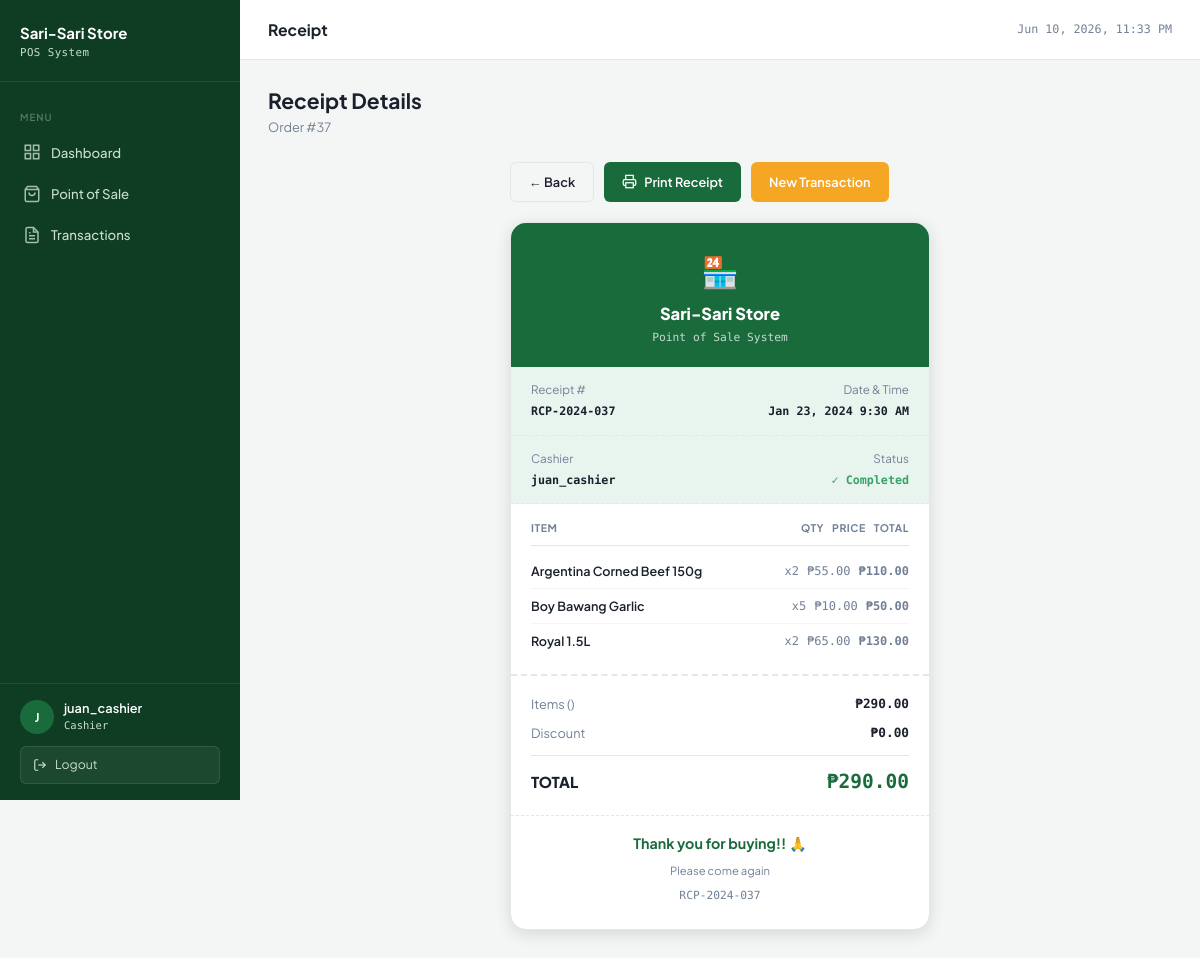
The app's page /cashier/receipt.php?order_id=37 (signed in) with its own data.
### tables this page shows
CREATE TABLE orders (
    order_id     INT AUTO_INCREMENT PRIMARY KEY,
    cashier_id   INT           NOT NULL,
    order_date   DATETIME      DEFAULT CURRENT_TIMESTAMP,
    total_amount DECIMAL(10,2) NOT NULL DEFAULT 0.00,
    status       ENUM('completed', 'cancelled', 'pending') NOT NULL DEFAULT 'pending',
    FOREIGN KEY (cashier_id) REFERENCES users(user_id)
);

CREATE TABLE receipts (
    receipt_id     INT AUTO_INCREMENT PRIMARY KEY,
    order_id       INT         NOT NULL UNIQUE,
    receipt_number VARCHAR(20) NOT NULL UNIQUE,
    issued_at      DATETIME    DEFAULT CURRENT_TIMESTAMP,
    FOREIGN KEY (order_id) REFERENCES orders(order_id)
);

CREATE TABLE users (
    user_id    INT AUTO_INCREMENT PRIMARY KEY,
    username   VARCHAR(50)  NOT NULL UNIQUE,
    password   VARCHAR(255) NOT NULL,
    role       ENUM('manager', 'cashier') NOT NULL,
    created_at DATETIME DEFAULT CURRENT_TIMESTAMP
);

CREATE TABLE order_items (
    item_id    INT AUTO_INCREMENT PRIMARY KEY,
    order_id   INT           NOT NULL,
    product_id INT           NOT NULL,
    quantity   INT           NOT NULL CHECK (quantity > 0),
    unit_price DECIMAL(10,2) NOT NULL,
    subtotal   DECIMAL(10,2) GENERATED ALWAYS AS (quantity * unit_price) STORED,
    FOREIGN KEY (order_id)   REFERENCES orders(order_id),
    FOREIGN KEY (product_id) REFERENCES products(product_id)
);

CREATE TABLE products (
    product_id  INT AUTO_INCREMENT PRIMARY KEY,
    name        VARCHAR(100)   NOT NULL,
    category_id INT            NOT NULL,
    price       DECIMAL(10,2)  NOT NULL CHECK (price >= 0),
    stock       INT            NOT NULL DEFAULT 0,
    created_at  DATETIME       DEFAULT CURRENT_TIMESTAMP,
    FOREIGN KEY (category_id) REFERENCES categories(category_id)
);

### cashier/receipt.php (the view, shortened to what this page needs)
<?php
$user     = getCurrentUser();
$db       = getDB();
$order_id = (int)($_GET['order_id'] ?? 0);
$stmt = $db->prepare("
    SELECT o.order_id, o.order_date, o.total_amount, o.status,
           u.username AS cashier_name,
           r.receipt_number, r.issued_at
    FROM orders o
    JOIN users    u ON o.cashier_id = u.user_id
    JOIN receipts r ON o.order_id   = r.order_id
    WHERE o.order_id = ?
      AND o.cashier_id = ?
    LIMIT 1
");
$stmt->execute([$order_id, $user['user_id']]);
$order = $stmt->fetch();
$stmt = $db->prepare("
    SELECT p.name, oi.quantity, oi.unit_price, oi.subtotal
    FROM order_items oi
    JOIN products p ON oi.product_id = p.product_id
    WHERE oi.order_id = ?
    ORDER BY p.name
");
$stmt->execute([$order_id]);
$items = $stmt->fetchAll();
?>
<!DOCTYPE html>
<html lang="en">
<head>
    <link rel="stylesheet" href="/pos_system/assets/css/style.css">
    <link rel="stylesheet" href="/pos_system/assets/css/receipt.css">
</head>
<body>
<div class="layout">
    <?php include '../includes/sidebar_cashier.php'; ?>
    <div class="main-content">
        <div class="topbar">
            <span class="topbar-title">Receipt</span>
            <div class="topbar-right">
                <span class="topbar-date" id="topbar-clock"></span>
            </div>
        </div>
        <div class="page-content">
            <div class="page-header">
                <h1>Receipt Details</h1>
                <p>Order #<?= $order_id ?></p>
            </div>
            <div class="receipt-wrapper">
                <div class="receipt-actions">
                    <a href="/pos_system/cashier/transactions.php" class="btn btn-outline">← Back</a>
                    <button onclick="window.print()" class="btn btn-primary">
                        <svg width="15" height="15" fill="none" stroke="currentColor" stroke-width="2" viewBox="0 0 24 24">
                            <polyline points="6 9 6 2 18 2 18 9"/>
                            <path d="M6 18H4a2 2 0 0 1-2-2v-5a2 2 0 0 1 2-2h16a2 2 0 0 1 2 2v5a2 2 0 0 1-2 2h-2"/>
                            <rect x="6" y="14" width="12" height="8"/>
                        </svg>
                        Print Receipt
                    </button>
                    <a href="/pos_system/cashier/pos.php" class="btn btn-accent">New Transaction</a>
                </div>
                <div class="receipt-card">
                    <div class="receipt-header">
                        <div class="store-emoji">🏪</div>
                        <h2>Sari-Sari Store</h2>
                        <p>Point of Sale System</p>
                    </div>
                    <div class="receipt-meta">
                        <div>
                            <div class="label">Receipt #</div>
                            <div class="value"><?= htmlspecialchars($order['receipt_number']) ?></div>
                        </div>
                        <div style="text-align:right">
                            <div class="label">Date & Time</div>
                            <div class="value"><?= date('M j, Y g:i A', strtotime($order['order_date'])) ?></div>
                        </div>
                    </div>
                    <div class="receipt-meta">
                        <div>
                            <div class="label">Cashier</div>
                            <div class="value"><?= htmlspecialchars($order['cashier_name']) ?></div>
                        </div>
                        <div style="text-align:right">
                            <div class="label">Status</div>
                            <div class="value" style="color:var(--success)">✓ <?= ucfirst($order['status']) ?></div>
                        </div>
                    </div>
                    <div class="receipt-items">
                        <div class="receipt-items-header">
                            <span>Item</span>
                            <span>Qty</span>
                            <span>Price</span>
                            <span>Total</span>
                        </div>
                        <?php
                        foreach ($items as $item):
                        ?>
                        <div class="receipt-item">
                            <span class="item-name"><?= htmlspecialchars($item['name']) ?></span>
                            <span>x<?= $item['quantity'] ?></span>
                            <span>₱<?= number_format($item['unit_price'], 2) ?></span>
                            <span class="item-subtotal">₱<?= number_format($item['subtotal'], 2) ?></span>
                        </div>
                        <?php endforeach; ?>
                    </div>
                    <div class="receipt-total">
                        <div class="total-row">
                            <span class="label">Items (<?php $item_count = count($items); ?>)</span>
                            <span class="value">₱<?= number_format($order['total_amount'], 2) ?></span>
                        </div>
                        <div class="total-row">
                            <span class="label">Discount</span>
                            <span class="value">₱0.00</span>
                        </div>
                        <div class="total-row grand">
                            <span class="label">TOTAL</span>
                            <span class="value">₱<?= number_format($order['total_amount'], 2) ?></span>
                        </div>
                    </div>
                    <div class="receipt-footer">
                        <p class="thank-you">Thank you for buying!! 🙏</p>
                        <p>Please come again</p>
                        <p style="margin-top:8px; font-family:var(--font-mono)"><?= htmlspecialchars($order['receipt_number']) ?></p>
                    </div>
                </div>
            </div>
        </div>
    </div>
</div>
</body>
</html>

### assets/css/style.css (style rules this page uses)
:root { --primary: #1a6b3c; --primary-dark: #134f2d; --primary-light: #e8f5ee; --accent: #f5a623; --accent-dark: #d4891a; --danger: #e53e3e; --danger-light: #fff5f5; --success: #38a169; --success-light: #f0fff4; --warning: #d69e2e; --warning-light: #fffff0; --info: #3182ce; --info-light: #ebf8ff; --white: #ffffff; --bg: #f4f6f5; --surface: #ffffff; --border: #e2e8e4; --text: #1a202c; --text-muted: #718096; --text-light: #a0aec0; --sidebar-bg: #0f3d24; --sidebar-text: #c8ddd0; --sidebar-active: #1a6b3c; --sidebar-hover: #1a4d2e; --sidebar-width: 240px; --radius: 10px; --radius-sm: 6px; --radius-lg: 16px; --shadow: 0 2px 8px rgba(0,0,0,0.08); --shadow-md: 0 4px 16px rgba(0,0,0,0.12); --shadow-lg: 0 8px 32px rgba(0,0,0,0.16); --font-body: 'Plus Jakarta Sans', sans-serif; --font-mono: 'DM Mono', monospace; --transition: all 0.2s ease; }
*, *::before, *::after { box-sizing: border-box; margin: 0; padding: 0; }
html { font-size: 15px; }
body { font-family: var(--font-body); background: var(--bg); color: var(--text); line-height: 1.6; min-height: 100vh; }
a { color: var(--primary); text-decoration: none; transition: var(--transition); }
.layout { display: flex; min-height: 100vh; }
.main-content { margin-left: var(--sidebar-width); flex: 1; display: flex; flex-direction: column; min-height: 100vh; }
.topbar { background: var(--white); border-bottom: 1px solid var(--border); padding: 0 28px; height: 60px; display: flex; align-items: center; justify-content: space-between; position: sticky; top: 0; z-index: 50; }
.topbar-title { font-size: 1.05rem; font-weight: 700; color: var(--text); }
.topbar-right { display: flex; align-items: center; gap: 12px; }
.topbar-date { font-size: 0.78rem; color: var(--text-muted); font-family: var(--font-mono); }
.page-content { padding: 28px; flex: 1; }
.page-header { margin-bottom: 24px; }
.page-header h1 { font-size: 1.4rem; font-weight: 700; color: var(--text); line-height: 1.2; }
.page-header p { font-size: 0.85rem; color: var(--text-muted); margin-top: 4px; }
.btn { display: inline-flex; align-items: center; gap: 7px; padding: 9px 18px; border-radius: var(--radius-sm); font-family: var(--font-body); font-size: 0.85rem; font-weight: 600; cursor: pointer; border: none; transition: var(--transition); white-space: nowrap; text-decoration: none; }
.btn-primary { background: var(--primary); color: var(--white); }
.btn-accent { background: var(--accent); color: var(--white); }
.btn-outline { background: transparent; border: 1px solid var(--border); color: var(--text); }

### records on screen
orders: receipts.receipt_number "RCP-2024-037", order_date "Jan 23, 2024 9:30 AM", cashier.username "juan_cashier", status "Completed", total_amount "290.00"
order_items: product.name "Argentina Corned Beef 150g", quantity "2", unit_price "55.00", subtotal "110.00"
order_items: product.name "Boy Bawang Garlic", quantity "5", unit_price "10.00", subtotal "50.00"
order_items: product.name "Royal 1.5L", quantity "2", unit_price "65.00", subtotal "130.00"

### other values on screen
substr($user['username'], 0, 1) "J"
$user['username'] "juan_cashier"
$order_id "37"
